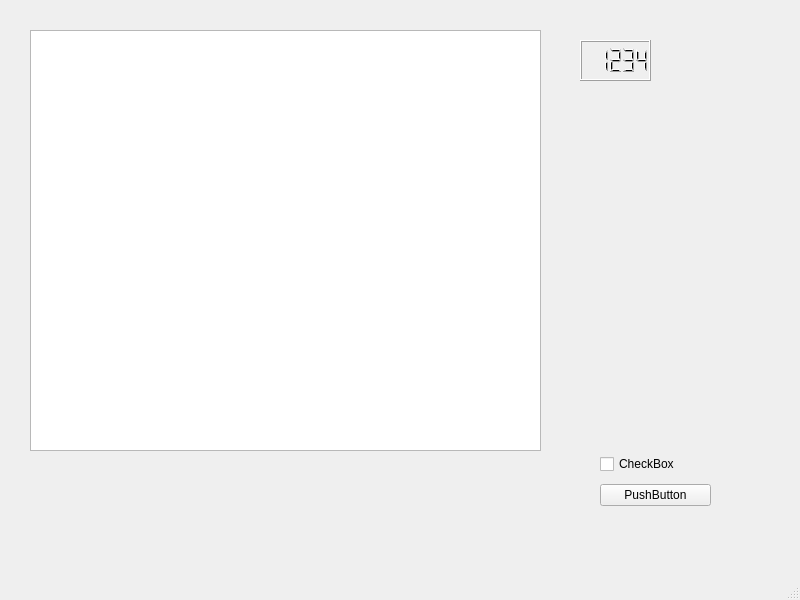
<?xml version="1.0" encoding="UTF-8"?>
<ui version="4.0">
 <class>MainWindow</class>
 <widget class="QMainWindow" name="MainWindow">
  <property name="geometry">
   <rect>
    <x>0</x>
    <y>0</y>
    <width>800</width>
    <height>600</height>
   </rect>
  </property>
  <property name="windowTitle">
   <string>MainWindow</string>
  </property>
  <widget class="QWidget" name="centralwidget">
   <widget class="QWidget" name="verticalLayoutWidget">
    <property name="geometry">
     <rect>
      <x>600</x>
      <y>450</y>
      <width>111</width>
      <height>61</height>
     </rect>
    </property>
    <layout class="QVBoxLayout" name="verticalLayout">
     <item>
      <widget class="QCheckBox" name="checkBox">
       <property name="text">
        <string>CheckBox</string>
       </property>
      </widget>
     </item>
     <item>
      <widget class="QPushButton" name="pushButton">
       <property name="text">
        <string>PushButton</string>
       </property>
      </widget>
     </item>
    </layout>
   </widget>
   <widget class="QGraphicsView" name="graphicsView">
    <property name="geometry">
     <rect>
      <x>30</x>
      <y>30</y>
      <width>511</width>
      <height>421</height>
     </rect>
    </property>
   </widget>
   <widget class="QLCDNumber" name="lcdNumber">
    <property name="geometry">
     <rect>
      <x>580</x>
      <y>40</y>
      <width>71</width>
      <height>41</height>
     </rect>
    </property>
    <property name="intValue" stdset="0">
     <number>1234</number>
    </property>
   </widget>
  </widget>
  <widget class="QMenuBar" name="menubar">
   <property name="geometry">
    <rect>
     <x>0</x>
     <y>0</y>
     <width>800</width>
     <height>23</height>
    </rect>
   </property>
  </widget>
  <widget class="QStatusBar" name="statusbar"/>
 </widget>
 <resources/>
 <connections/>
</ui>
